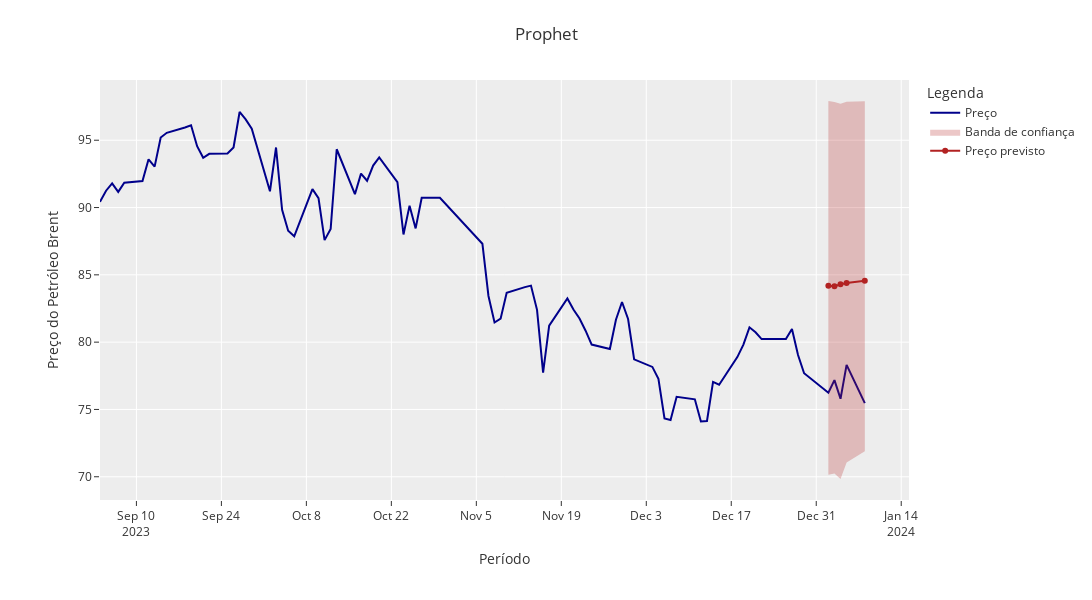

The notebook cell saved with this chart:
### Code cell
fig = px.line(
    base_prophet_px, 
    template=template,
    color_discrete_sequence=['#00008B']
)
fig.add_scatter(
    x=banda_prophet_index, 
    y=banda_prophet,
    name='Banda de confiança',
    mode='lines',
    line_color='#B22222',
    line_width=0,
    opacity=0.5,
    fill='toself'
)
fig.add_scatter(
    x=forecast_prophet.index, 
    y=forecast_prophet.yhat, 
    name='Preço previsto',
    marker=dict(color='#B22222')
)
fig.update_layout(
    title='Prophet',
    xaxis_title='Período',
    yaxis_title='Preço do Petróleo Brent',
    legend_title='Legenda',
    width=1600, 
    height=600,
    margin=dict(l=100, r=20, t=80, b=100)
)
fig.show()
